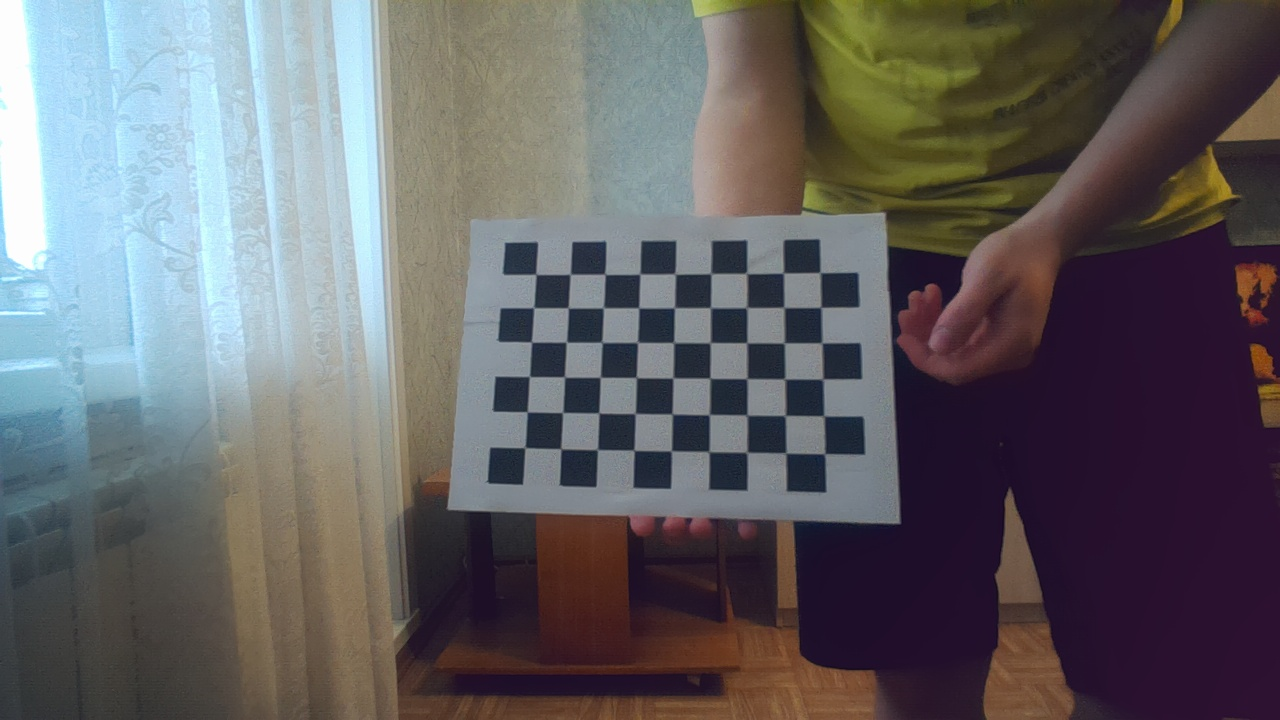
#> input picture dog/utils/imgs/3765195516000.jpg, 1280 x 720 px; its folder holds 4 pictures in this run
$ python calc_cam.py
#> lines starting #> are read from the running program, lines starting #| are printed output that depends on the picture
import cv2
import numpy as np
import glob

# --- Настройки ---
pattern_size = (9, 6)      # внутренние углы (ширина, высота)
square_size = 0.025        # размер клетки в метрах
images_path = "imgs/*.jpg"   # или *.jpg

# --- Подготовка 3D-точек ---
objp = np.zeros((pattern_size[0] * pattern_size[1], 3), np.float32)
objp[:, :2] = np.mgrid[0:pattern_size[0], 0:pattern_size[1]].T.reshape(-1, 2) * square_size

objpoints = []
imgpoints = []
used = 0

for fname in sorted(glob.glob(images_path)):
    img = cv2.imread(fname)
#> img is the input picture: shape (720, 1280, 3); mean B, G, R 100.9, 98.1, 99.9
    gray = cv2.cvtColor(img, cv2.COLOR_BGR2GRAY)
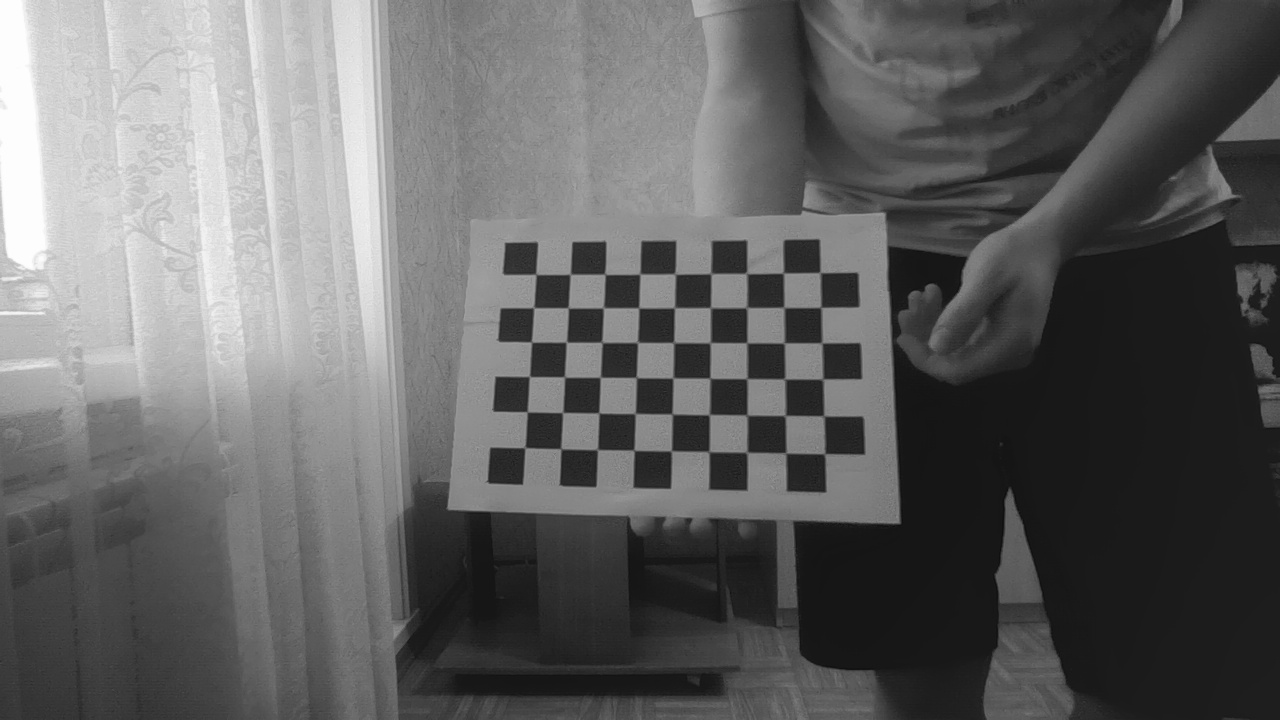
#> gray: shape (720, 1280); min 12, max 255, mean 99

    ret, corners = cv2.findChessboardCorners(gray, pattern_size, None)
#> ret = True; corners = 54 rows, first 8: [535.5, 274.2], [570, 274.5], [605, 274.4], [639.7, 274.4], [672.7, 273.7], [710.4, 274.1], [746.5, 273], [782.2, 273.3]

    if ret:
        corners2 = cv2.cornerSubPix(
            gray, corners, (11, 11), (-1, -1),
            (cv2.TERM_CRITERIA_EPS + cv2.TERM_CRITERIA_MAX_ITER, 30, 0.001)
        )
#> corners2 = 54 rows, first 8: [535.9, 274.4], [570.2, 274.3], [604.9, 274.3], [639.9, 274.1], [675.1, 274], [710.8, 273.6], [746.7, 273.5], [783.5, 273.1]
        objpoints.append(objp)
        imgpoints.append(corners2)
        used += 1
        print(f"[OK]   {fname}")
    else:
        print(f"[SKIP] {fname} — доска не найдена")
#> pass 2 of the loop `for fname in sorted(glob.glob(images_path)):`:
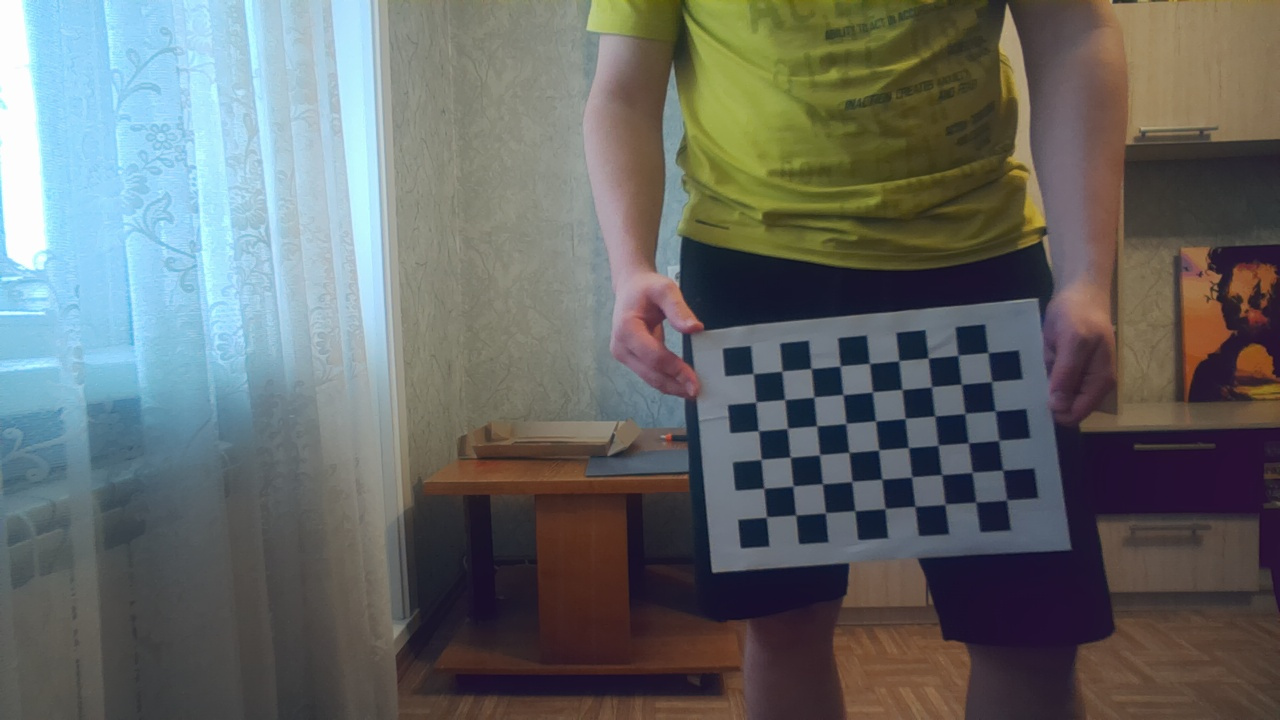
#> input picture dog/utils/imgs/3775193727000.jpg, 1280 x 720 px
#> img is the input picture: shape (720, 1280, 3); mean B, G, R 103.7, 105.2, 101.6
#> `gray = cv2.cvtColor(img, cv2.COLOR_BGR2GRAY)`:
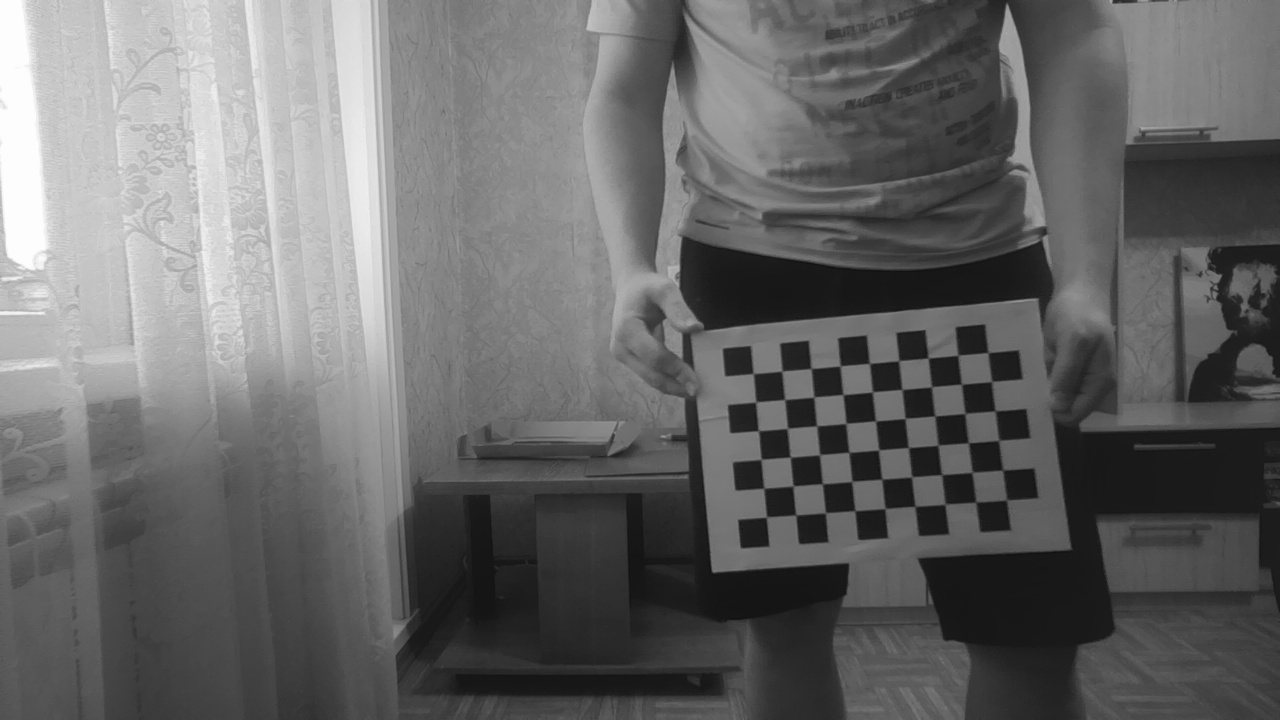
#> gray: shape (720, 1280); min 14, max 255, mean 103.9
#> corners = 54 rows, first 8: [753, 373.5], [781.8, 371.3], [810.8, 368.6], [840.2, 366.2], [869.6, 363.5], [898.8, 360.6], [928.1, 358.3], [957.9, 355.4]
#> corners2 = 54 rows, first 8: [753.3, 373.6], [781.9, 371.1], [811, 368.5], [840.2, 365.9], [869.4, 363.4], [898.7, 360.7], [928.1, 357.9], [957.9, 355.2]
#> pass 3 of the loop `for fname in sorted(glob.glob(images_path)):`:
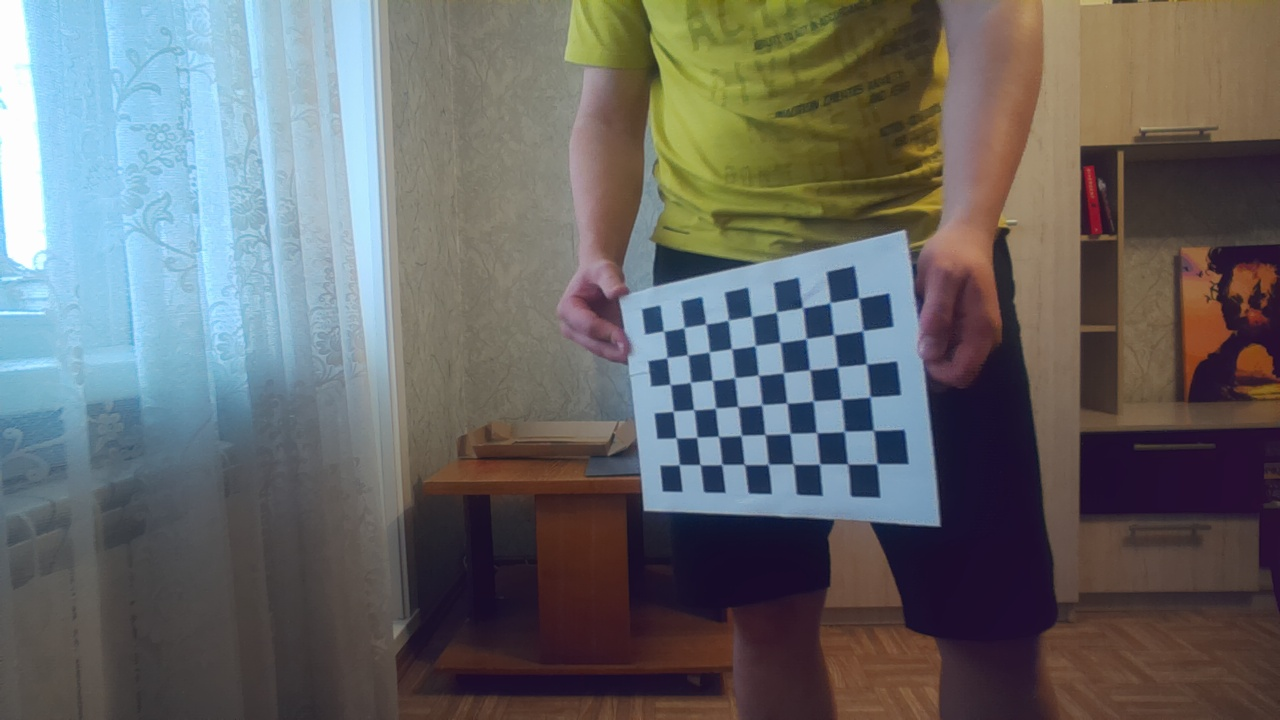
#> input picture dog/utils/imgs/3780192745000.jpg, 1280 x 720 px
#> img is the input picture: shape (720, 1280, 3); mean B, G, R 103.6, 103.5, 102.7
#> `gray = cv2.cvtColor(img, cv2.COLOR_BGR2GRAY)`:
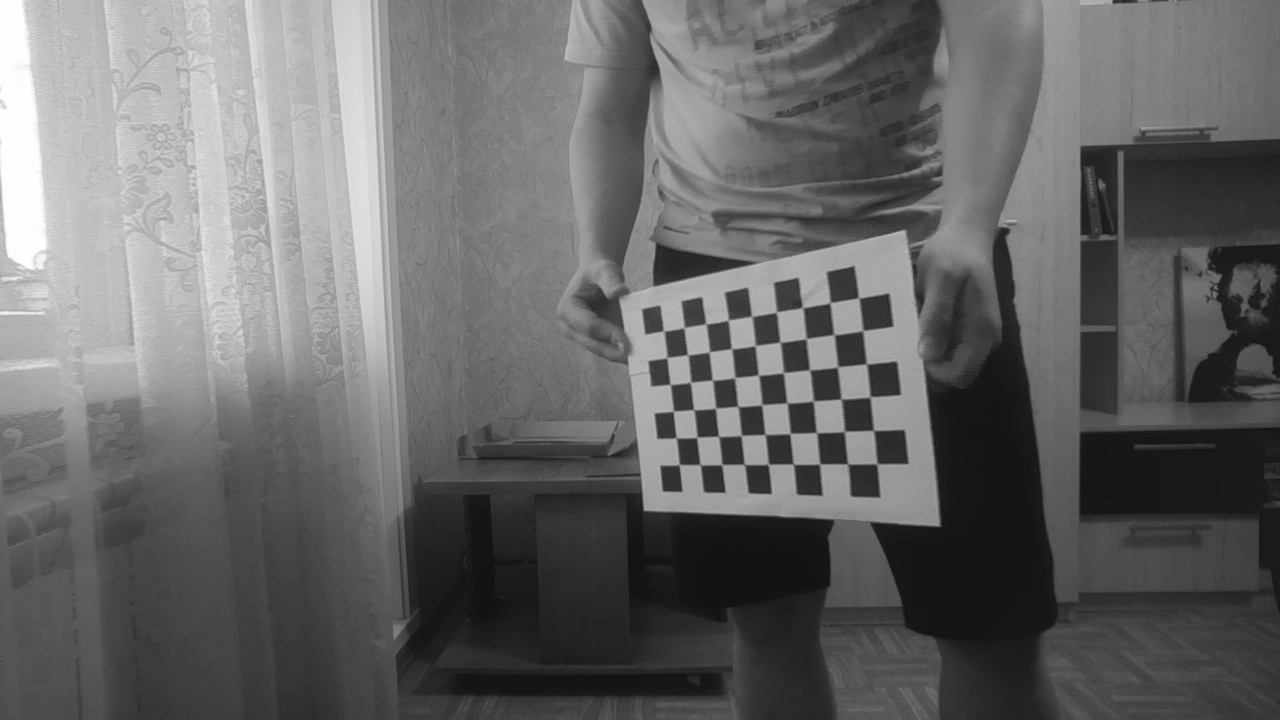
#> gray: shape (720, 1280); min 15, max 255, mean 103.2
#> corners = 54 rows, first 8: [663.1, 331], [683.5, 328], [704.8, 323.5], [727.4, 320.7], [750.7, 316.1], [775.5, 312.4], [802, 307.1], [829.5, 302.5]
#> corners2 = 54 rows, first 8: [663.7, 331.1], [684.1, 327.6], [705.9, 324], [728.4, 320.1], [751.8, 316.4], [776.6, 312.1], [802.8, 307.7], [830, 302.8]
#> the loop made 4 passes; the first 3 are shown

print(f"\nИспользовано кадров: {used} из {len(glob.glob(images_path))}")

if used < 10:
    print("⚠️  Мало кадров с найденной доской. Доснимите ещё.")
else:
    ret, mtx, dist, rvecs, tvecs = cv2.calibrateCamera(
        objpoints, imgpoints, gray.shape[::-1], None, None
    )

    print(f"\nСреднеквадратичная ошибка (RMS): {ret:.4f} пикселей")
    print("\nМатрица камеры (fx, fy, cx, cy):")
    print(mtx)
    print("\nКоэффициенты дисторсии (k1, k2, p1, p2, k3):")
    print(dist.ravel())

    # Сохранить результат в файл для дальнейшего использования
    np.savez("camera_calib.npz", mtx=mtx, dist=dist)
    print("\nПараметры сохранены в camera_calib.npz")
